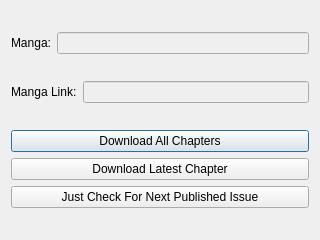
<?xml version="1.0" encoding="UTF-8"?>
<ui version="4.0">
 <class>MangaDownloadDialog</class>
 <widget class="QDialog" name="MangaDownloadDialog">
  <property name="geometry">
   <rect>
    <x>0</x>
    <y>0</y>
    <width>320</width>
    <height>240</height>
   </rect>
  </property>
  <property name="windowTitle">
   <string>Dialog</string>
  </property>
  <layout class="QGridLayout" name="gridLayout">
   <item row="0" column="0">
    <layout class="QHBoxLayout" name="horizontalLayout">
     <item>
      <widget class="QLabel" name="label">
       <property name="text">
        <string>Manga:</string>
       </property>
      </widget>
     </item>
     <item>
      <widget class="QLineEdit" name="mangaNameLineEdit">
       <property name="enabled">
        <bool>false</bool>
       </property>
      </widget>
     </item>
    </layout>
   </item>
   <item row="1" column="0">
    <layout class="QHBoxLayout" name="horizontalLayout_2">
     <item>
      <widget class="QLabel" name="label_2">
       <property name="text">
        <string>Manga Link:</string>
       </property>
      </widget>
     </item>
     <item>
      <widget class="QLineEdit" name="mangaLinkLineEdit">
       <property name="enabled">
        <bool>false</bool>
       </property>
      </widget>
     </item>
    </layout>
   </item>
   <item row="2" column="0">
    <layout class="QVBoxLayout" name="verticalLayout">
     <item>
      <widget class="QPushButton" name="downloadAllChaptersButton">
       <property name="text">
        <string>Download All Chapters</string>
       </property>
      </widget>
     </item>
     <item>
      <widget class="QPushButton" name="downloadLatestChapterButton">
       <property name="text">
        <string>Download Latest Chapter</string>
       </property>
      </widget>
     </item>
     <item>
      <widget class="QPushButton" name="checkForNextIssueButton">
       <property name="text">
        <string>Just Check For Next Published Issue</string>
       </property>
      </widget>
     </item>
    </layout>
   </item>
  </layout>
 </widget>
 <resources/>
 <connections/>
</ui>
